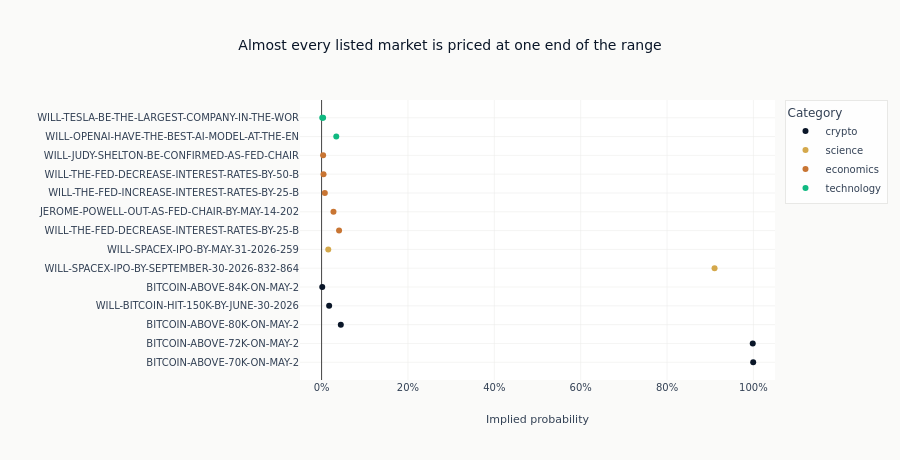

Notebook cell for this chart:
### Markdown cell above
A snapshot in which most markets appear once and none appears more than twice is a smoke test,
not a history. It is enough to read a cross-section of prices and to compare the two venues'
structure; it is not enough to compute a distribution, a volatility, or anything else that needs
a series. The sections below stay inside that limit and say where it binds.

### Code cell
fig = px.scatter(
    latest.with_columns(
        label=pl.col("symbol").str.replace(":YES", "").str.slice(0, 44)
    ).to_pandas(),
    x="probability",
    y="label",
    color="category",
    title="Almost every listed market is priced at one end of the range",
    labels={"probability": "Implied probability", "label": "", "category": "Category"},
)
fig.update_layout(height=460, xaxis_tickformat=".0%", xaxis_range=[-0.05, 1.05], margin=dict(l=300))
show_plotly_with_alt(
    fig,
    "Dot plot of every market in the snapshot against its implied probability, coloured by "
    "category. The points cluster hard against both ends of the axis with almost nothing in the "
    "middle.",
)

### Figure 1 — Plotly figure (JSON) as saved in the notebook; plotly's stock layout.template omitted (floating-point values rounded to 4 significant figures)
{"data": [{"hovertemplate": "Category=crypto<br>Implied probability=%{x}<br>=%{y}<extra></extra>", "legendgroup": "crypto", "marker": {"color": "#0a1628", "symbol": "circle"}, "mode": "markers", "name": "crypto", "orientation": "h", "showlegend": true, "type": "scatter", "x": [0.9995, 0.9985, 0.0445, 0.0175, 0.0015], "xaxis": "x", "y": ["BITCOIN-ABOVE-70K-ON-MAY-2", "BITCOIN-ABOVE-72K-ON-MAY-2", "BITCOIN-ABOVE-80K-ON-MAY-2", "WILL-BITCOIN-HIT-150K-BY-JUNE-30-2026", "BITCOIN-ABOVE-84K-ON-MAY-2"], "yaxis": "y"}, {"hovertemplate": "Category=science<br>Implied probability=%{x}<br>=%{y}<extra></extra>", "legendgroup": "science", "marker": {"color": "#D4A84B", "symbol": "circle"}, "mode": "markers", "name": "science", "orientation": "h", "showlegend": true, "type": "scatter", "x": [0.91, 0.0155], "xaxis": "x", "y": ["WILL-SPACEX-IPO-BY-SEPTEMBER-30-2026-832-864", "WILL-SPACEX-IPO-BY-MAY-31-2026-259"], "yaxis": "y"}, {"hovertemplate": "Category=economics<br>Implied probability=%{x}<br>=%{y}<extra></extra>", "legendgroup": "economics", "marker": {"color": "#C87533", "symbol": "circle"}, "mode": "markers", "name": "economics", "orientation": "h", "showlegend": true, "type": "scatter", "x": [0.0405, 0.0275, 0.0075, 0.0045, 0.0035], "xaxis": "x", "y": ["WILL-THE-FED-DECREASE-INTEREST-RATES-BY-25-B", "JEROME-POWELL-OUT-AS-FED-CHAIR-BY-MAY-14-202", "WILL-THE-FED-INCREASE-INTEREST-RATES-BY-25-B", "WILL-THE-FED-DECREASE-INTEREST-RATES-BY-50-B", "WILL-JUDY-SHELTON-BE-CONFIRMED-AS-FED-CHAIR"], "yaxis": "y"}, {"hovertemplate": "Category=technology<br>Implied probability=%{x}<br>=%{y}<extra></extra>", "legendgroup": "technology", "marker": {"color": "#10b981", "symbol": "circle"}, "mode": "markers", "name": "technology", "orientation": "h", "showlegend": true, "type": "scatter", "x": [0.034, 0.0035, 0.0015], "xaxis": "x", "y": ["WILL-OPENAI-HAVE-THE-BEST-AI-MODEL-AT-THE-EN", "WILL-TESLA-BE-THE-LARGEST-COMPANY-IN-THE-WOR", "WILL-TESLA-BE-THE-LARGEST-COMPANY-IN-THE-WOR"], "yaxis": "y"}], "layout": {"height": 460, "legend": {"title": {"text": "Category"}, "tracegroupgap": 0}, "margin": {"l": 300}, "title": {"text": "Almost every listed market is priced at one end of the range"}, "xaxis": {"anchor": "y", "domain": [0.0, 1.0], "range": [-0.05, 1.05], "tickformat": ".0%", "title": {"text": "Implied probability"}}, "yaxis": {"anchor": "x", "domain": [0.0, 1.0], "title": {"text": ""}}}}
